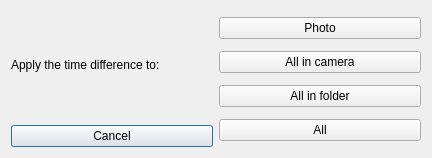
<?xml version="1.0" encoding="UTF-8"?>
<ui version="4.0">
 <class>DateTimeChangedDialog</class>
 <widget class="QDialog" name="DateTimeChangedDialog">
  <property name="geometry">
   <rect>
    <x>0</x>
    <y>0</y>
    <width>432</width>
    <height>158</height>
   </rect>
  </property>
  <property name="windowTitle">
   <string>Dialog</string>
  </property>
  <layout class="QHBoxLayout" name="horizontalLayout">
   <item>
    <layout class="QVBoxLayout" name="verticalLayout_2">
     <item>
      <widget class="QLabel" name="label">
       <property name="text">
        <string>Apply the time difference to:</string>
       </property>
      </widget>
     </item>
     <item>
      <widget class="QPushButton" name="pushButton_cancel">
       <property name="text">
        <string>Cancel</string>
       </property>
      </widget>
     </item>
    </layout>
   </item>
   <item>
    <layout class="QVBoxLayout" name="verticalLayout">
     <item>
      <widget class="QPushButton" name="pushButton_photo">
       <property name="text">
        <string>Photo</string>
       </property>
      </widget>
     </item>
     <item>
      <widget class="QPushButton" name="pushButton_cam">
       <property name="text">
        <string>All in camera</string>
       </property>
      </widget>
     </item>
     <item>
      <widget class="QPushButton" name="pushButton_fol">
       <property name="text">
        <string>All in folder</string>
       </property>
      </widget>
     </item>
     <item>
      <widget class="QPushButton" name="pushButton_all">
       <property name="text">
        <string>All</string>
       </property>
      </widget>
     </item>
    </layout>
   </item>
  </layout>
 </widget>
 <resources/>
 <connections/>
</ui>
